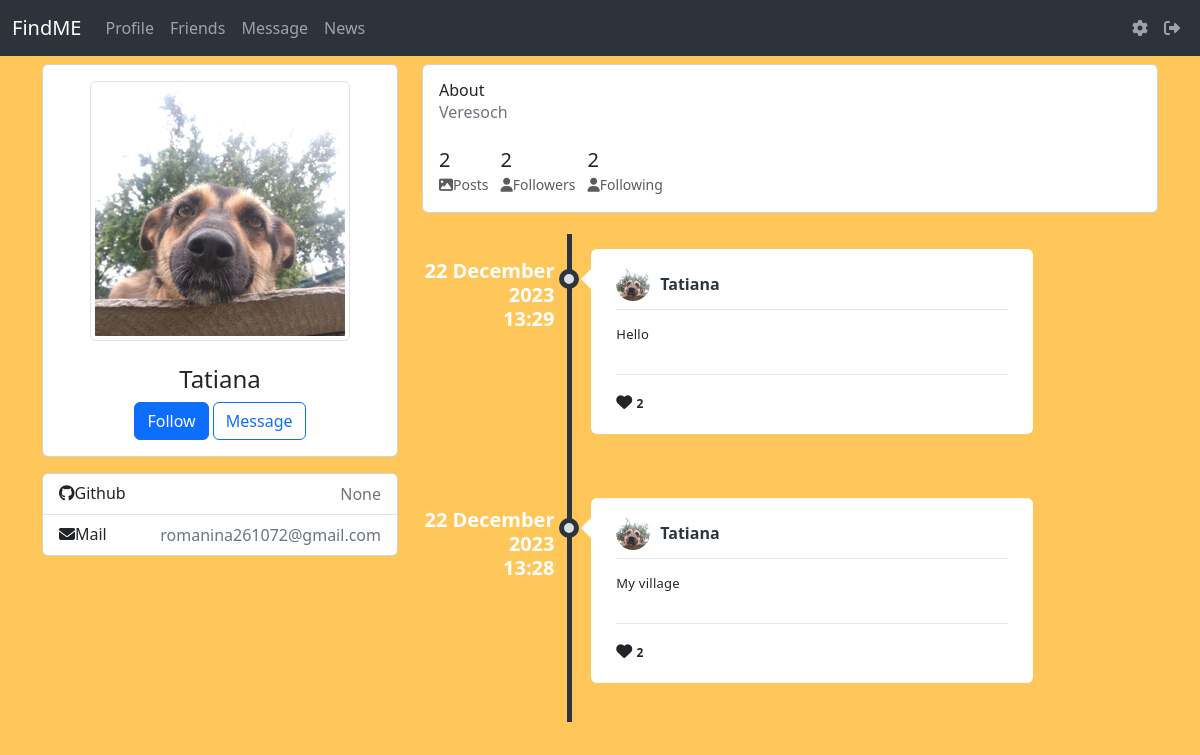
Screenshot of /profile/Tatiana (signed in) with the database file from the repository.
### data/users.py (models this page shows, shortened)
class User(SqlAlchemyBase, UserMixin):
    __tablename__ = 'users'
    id = sqlalchemy.Column(sqlalchemy.Integer, primary_key=True, autoincrement=True)
    name = sqlalchemy.Column(sqlalchemy.String, unique=True, nullable=True)
    about = sqlalchemy.Column(sqlalchemy.String, nullable=True, default='write about yourself')
    second_email = sqlalchemy.Column(sqlalchemy.String, nullable=True)
    github = sqlalchemy.Column(sqlalchemy.String, nullable=True)
    image = sqlalchemy.Column(sqlalchemy.String, default="default.jpg")
    email = sqlalchemy.Column(sqlalchemy.String, index=True, unique=True, nullable=True)
    followings = sqlalchemy.Column(sqlalchemy.String, nullable=True, default='')
    followers = sqlalchemy.Column(sqlalchemy.String, nullable=True, default='')
    post_count = sqlalchemy.Column(sqlalchemy.Integer, nullable=True, default=0)
    admin_check = sqlalchemy.Column(sqlalchemy.Integer, default=0)
    hashed_password = sqlalchemy.Column(sqlalchemy.String, nullable=True)
    created_date = sqlalchemy.Column(sqlalchemy.DateTime, default=datetime.datetime.now)

### data/posts.py (models this page shows)
class Posts(SqlAlchemyBase):
    __tablename__ = 'posts'
    id = sqlalchemy.Column(sqlalchemy.Integer,
                           primary_key=True, autoincrement=True)
    content = sqlalchemy.Column(sqlalchemy.String, nullable=True)
    image = sqlalchemy.Column(sqlalchemy.String, nullable=True)
    likes = sqlalchemy.Column(sqlalchemy.String,
                              nullable=True, default='')
    created_date = sqlalchemy.Column(sqlalchemy.DateTime,
                                     default=datetime.datetime.now)
    user_id = sqlalchemy.Column(sqlalchemy.Integer,
                                sqlalchemy.ForeignKey("users.id"))
    user = relationship('User')

### main.py (the view, shortened to what this page needs)
@app.route('/profile/<string:name>', methods=['GET', 'POST'])
@login_required
def profile(name):
    db_sess = db_session.create_session()
    if current_user.is_authenticated:
        user = db_sess.query(User).filter(User.name == name).first()
        posts = db_sess.query(Posts).filter(user.id == Posts.user_id)
        number = len(list(posts))
        followings_count = user.followings.split(', ')
        if followings_count[0] == '':
            followings_count = 0
        else:
            followings_count = len(followings_count)
        followers_count = user.followers.split(', ')
        if followers_count[0] == '':
            followers_count = 0
        else:
            followers_count = len(followers_count)
    else:
        return redirect('/')
    return render_template('profile.html', posts=posts, count=number, user=user, followings_count=followings_count,
                           followers_count=followers_count)

### data/db_session.py (called while the page is built)
def create_session() -> Session:
    global __factory
    return __factory()

### main.py (called while the page is built)
@login_manager.user_loader
def load_user(user_id):
    db_sess = db_session.create_session()
    return db_sess.query(User).get(user_id)

### templates/profile.html (shortened to what this page needs)
{% extends "base.html" %}
{% block content %}
<div class="row gutters-sm">
    <div class="col-md-4 mb-3">
        <div class="card">
            <div class="card-body">
                <div class="d-flex flex-column align-items-center text-center">
                    <div class="profile-pic-div mr-3">
                        <form method="post" enctype="multipart/form-data">
                            <img src="../static/avatars/{{user.image}}" id="photo" width="250"
                                 class="rounded mb-2 img-thumbnail" data-bs-toggle="modal"
                                 data-bs-target="#exampleModal">
                        </form>
                    </div>
                    <div class="mt-3">
                        <h4>{{user.name}}</h4>
                        {% if current_user.is_authenticated and (current_user.id == user.id) %}
                        <button class="btn btn-primary" data-bs-toggle="modal"
                                data-bs-target="#exampleModaleditprofile">Edit profile
                        </button>
                        <form method="post" enctype="multipart/form-data">
                            <div class="modal fade" id="exampleModaleditprofile" tabindex="-1"
                                 aria-labelledby="exampleModaleditprofile"
                                 aria-hidden="true">
                                <div class="modal-dialog ">
                                    <div class="modal-content">
                                        <div class="modal-header">
                                            <h5 class="modal-title" id="exampleModaledit">Edit profile</h5>
                                            <button type="button" class="btn-close" data-bs-dismiss="modal"
                                                    aria-label="Закрыть"></button>
                                        </div>
                                        <div class="modal-body bg-dark">
                                            <div class="container-fluid">
                                                <div class="row">
                                                    <div class="form-group">
                                                        <textarea class="form-control" name="about_user" placeholder="About"></textarea>
                                                    </div>
                                                </div>
                                                <br>
                                                <div class="row">
                                                    <div class="form-group">
                                                        <input class="form-control"  placeholder="GitHub account" name="git_hub"
                                                               type="text">
                                                    </div>
                                                </div>
                                                <div class="row">
                                                    <div class="form-group">
                                                        <input class="form-control" placeholder="Contact email"
                                                               name="mail_user" id="contact_email" type="email"
                                                               title="Contact email (format: xxx@xxx.xxx)"
                                                               pattern="[a-zA-Z0-9!#$%&amp;'*+\/=?^_`{|}~.-]+@[a-zA-Z0-9-]+(\.[a-zA-Z0-9-]+)*">
                                                    </div>
                                                </div>
                                                <div class="row" style="width: 20%; padding-top: 5px; margin-left: 80%;">
                                                    <button type="submit" class="btn btn-warning"><i
                                            class="fa-solid fa-chevron-right"></i></button>
                                                </div>
                                            </div>
                                        </div>
                                    </div>
                                </div>
                            </div>
                        </form>
                        {% else %}
                            {% set list1 = user.followers.split(', ') %}
                            {% set user_id_ = current_user.id | string() %}
                            <button class="btn btn-primary" name="follow" id="follow2-button-{{user.id}}" onclick="follow1({{user.id}})">{% if user_id_ in list1 %} Unfollow {% else %} Follow {% endif %}</button>
                            <a type="button" href="/message/{{user.id}}" class="btn btn-outline-primary">Message</a>
                        {% endif %}
                    </div>
                </div>
            </div>
        </div>
        <div class="card mt-3">
            <ul class="list-group list-group-flush">
                <li class="list-group-item d-flex justify-content-between align-items-center flex-wrap">
                    <h6 class="mb-0"><i class="fa-brands fa-github"></i>Github</h6>
                    <span class="text-secondary">{{user.github}}</span>
                </li>
                <li class="list-group-item d-flex justify-content-between align-items-center flex-wrap">
                    <h6 class="mb-0"><i class="fa-solid fa-envelope"></i>Mail</h6>
                    <span class="text-secondary">{{user.second_email}}</span>
                </li>
            </ul>
        </div>
    </div>
    <div class="col-md-8">
        <div class="card mb-3">
            <div class="card-body">
                <div class="row-4">
                    <div class="col-sm-3">
                        <h6 class="mb-0">About</h6>
                    </div>
                    <div class="col-sm-9 text-secondary">
                        {{user.about}}
                    </div>
                </div>
                <br>
                <div class="row-2">
                    <div class="col-sm-12">
                        <ul class="list-inline mb-0">
                            <li class="list-inline-item">
                                <h5 class="font-weight-bold mb-0 d-block">{{count}}</h5><small class="text-muted"> <i
                                    class="fas fa-image mr-1"></i>Posts</small>
                            </li>
                            <li class="list-inline-item">
                                <h5 class="font-weight-bold mb-0 d-block">{{followers_count}}</h5><small class="text-muted"> <i
                                    class="fas fa-user mr-1"></i>Followers</small>
                            </li>
                            <li class="list-inline-item">
                                <h5 class="font-weight-bold mb-0 d-block">{{followings_count}}</h5><small class="text-muted"> <i
                                    class="fas fa-user mr-1"></i>Following</small>
                            </li>
                        </ul>
                    </div>
                </div>
            </div>
        </div>
        <div>
            <ul class="timeline">
                {% for item in posts|reverse%}
                <li>
                    <div class="timeline-time">
                        <span class="time" style="color: white;">{{item.created_date.strftime('%d %B %Y')}}</span>
                        <span class="time" style="color: white;">{{item.created_date.strftime('%H:%M')}}</span>
                    </div>
                    <div class="timeline-icon">
                        <a href="javascript:;"></a>
                    </div>
                    <div class="timeline-body">
                        <div class="timeline-header">
                            <span class="userimage"><img src="../static/avatars/{{user.image}}" alt=""></span>
                            <span class="username">{{user.name}}</span>
                        </div>
                        <div class="timeline-content">
                            <p>
                                {{item.content}}
                            </p>
                        </div>
                        <div class="timeline-footer">
                            <form method="post" enctype="multipart/form-data">
                                {% set list1 = item.likes.split(', ') %}
                                {% set user_id_ = current_user.id | string() %}
                                    <i
                                      class="{% if user_id_ in list1 %} fa-solid fa-heart text-danger {% else %} fa-solid fa-heart {% endif %}"
                                      id="like-button-{{item.id}}"
                                      onclick="like({{item.id}})"
                                    ></i>
                                <span class="stats-total" id="likes-count-{{item.id}}">{% if (item.likes|length) > 1 %} {{(item.likes|length)//2}} {% else %} {% if item.likes|length == '' %} {{0}} {% else %} {{1}}  {% endif %} {% endif %}</span>
                            </form>
                        </div>
                    </div>
                    <br>
                </li>
                {% endfor %}
            </ul>
        </div>
    </div>
</div>
{% endblock %}

### static/css/style.css (style rules this page uses)
img { max-width: 100%; height: auto; }
html body { background-color: #FFC759; }
#photo { height: 100%; width: 100%; }
body { min-height: 100vh; overflow-x: hidden }
.timeline { list-style-type: none; margin: 0; padding: 0; position: relative }
.timeline:before { content: ''; position: absolute; top: 5px; bottom: 5px; width: 5px; background: #2d353c; left: 20%; margin-left: -2.5px }
.timeline>li { position: relative; min-height: 50px; padding: 20px 0 }
.timeline .timeline-time { position: absolute; left: 0; width: 18%; text-align: right; top: 30px; color: white; }
.timeline .timeline-time .date, .timeline .timeline-time .time { display: block; font-weight: 600 }
.timeline .timeline-time .time { line-height: 24px; font-size: 20px; color: #242a30 }
.timeline .timeline-icon { left: 15%; position: absolute; width: 10%; text-align: center; top: 40px }
.timeline .timeline-icon a { text-decoration: none; width: 20px; height: 20px; display: inline-block; border-radius: 20px; background: #d9e0e7; line-height: 10px; color: #fff; font-size: 14px; border: 5px solid #2d353c; transition: border-color .2s linear }
.timeline .timeline-body { margin-left: 23%; margin-right: 17%; background: #fff; position: relative; padding: 20px 25px; border-radius: 6px }
.timeline .timeline-body:before { content: ''; display: block; position: absolute; border: 10px solid transparent; border-right-color: #fff; left: -20px; top: 20px }
.timeline .timeline-body>div+div { margin-top: 15px }
.timeline .timeline-body>div+div:last-child { margin-bottom: -20px; padding-bottom: 20px; border-radius: 0 0 6px 6px }
.timeline-header { padding-bottom: 10px; border-bottom: 1px solid #e2e7eb; line-height: 30px }
.timeline-header .userimage { float: left; width: 34px; height: 34px; border-radius: 40px; overflow: hidden; margin: -2px 10px -2px 0 }
.timeline-header .username { font-size: 16px; font-weight: 600 }
.timeline-header .username, .timeline-header .username a { color: #2d353c }
.timeline img { max-width: 100%; display: block }
.timeline-content { letter-spacing: .25px; line-height: 18px; font-size: 13px }
.timeline-content:after, .timeline-content:before { content: ''; display: table; clear: both }
.timeline-footer { background: #fff; border-top: 1px solid #e2e7ec; padding-top: 15px }
.stats-total { display: inline-block; line-height: 20px color: #6d767f; font-weight: 600; font-size: 12px }

### rows the page displays
User: image (picture), name "Tatiana", github "None", second_email "romanina261072@gmail.com", about "Veresoch"
Posts: created_date "22 December 2023", created_date "13:29", image (picture), content "Hello", likes "2"
Posts: created_date "22 December 2023", created_date "13:28", image (picture), content "My village", likes "2"

### other values shown
{{ count }} "2"
{{ followers_count }} "2"
{{ followings_count }} "2"
